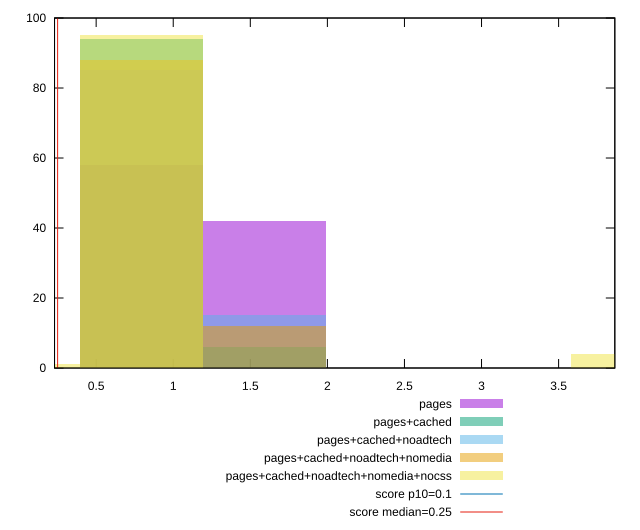

Write gnuplot code to recreate this figure.
reset

$pages <<EOF
0.7960630648946492 58
1.5921261297892983 42
EOF

$pagesCached <<EOF
0.7960630648946492 94
1.5921261297892983 6
EOF

$pagesCachedNoadtech <<EOF
0.7960630648946492 85
1.5921261297892983 15
EOF

$pagesCachedNoadtechNomedia <<EOF
0.7960630648946492 88
1.5921261297892983 12
EOF

$pagesCachedNoadtechNomediaNocss <<EOF
0 1
0.7960630648946492 95
3.9803153244732457 4
EOF

set key outside below
set boxwidth 0.7960630648946492
set xrange [0.23000520833333332:3.864670138888889]
set yrange [0:100]
set trange [0:100]
set style fill transparent solid 0.5 noborder

set parametric
set terminal svg size 640, 530 enhanced background rgb 'white'
set output "report_00017_2021-02-10T15-08-03.406Z/cumulative-layout-shift/comparison/histogram/all_raw.svg"

plot $pages title "pages" with boxes, \
     $pagesCached title "pages+cached" with boxes, \
     $pagesCachedNoadtech title "pages+cached+noadtech" with boxes, \
     $pagesCachedNoadtechNomedia title "pages+cached+noadtech+nomedia" with boxes, \
     $pagesCachedNoadtechNomediaNocss title "pages+cached+noadtech+nomedia+nocss" with boxes, \
     0.1,t title "score p10=0.1", \
     0.25,t title "score median=0.25"

reset
